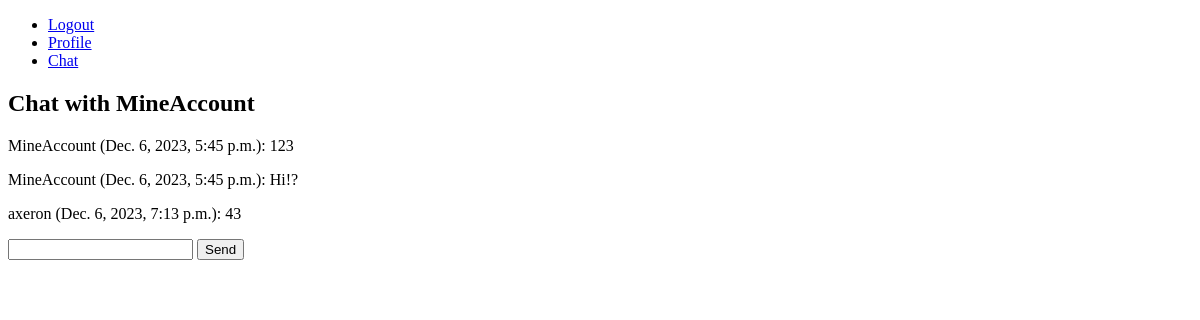
/chat/user/3/ (signed in), run on an earlier commit of the app's database.
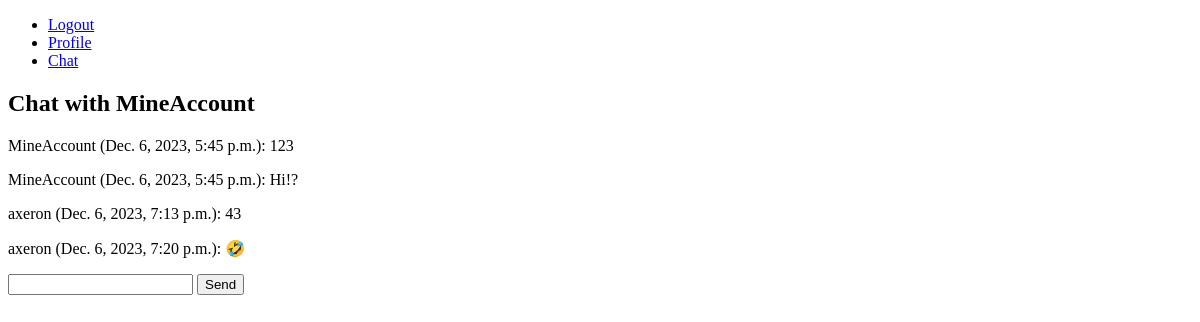
And on a later commit of the database.
### accounts/models.py (models this page shows, shortened)
class CustomUser(AbstractUser):
    email = models.EmailField(unique=True)
    avatar = models.ImageField(upload_to='avatars/', null=True, blank=True)

### chat/models.py (models this page shows, shortened)
class Message(models.Model):
    sender = models.ForeignKey(CustomUser, on_delete=models.CASCADE, related_name='sent_messages')
    receiver = models.ForeignKey(CustomUser, on_delete=models.CASCADE, related_name='received_messages')
    content = models.TextField()
    timestamp = models.DateTimeField(auto_now_add=True)

### chat/views.py (the view)
# urls.py: path('user/<int:user_id>/', chat_with_user, name='chat_with_user'),
@login_required
def chat_with_user(request, user_id):
    other_user = CustomUser.objects.get(pk=user_id)
    messages = Message.objects.filter(
        (models.Q(sender=request.user) & models.Q(receiver=other_user)) |
        (models.Q(sender=other_user) & models.Q(receiver=request.user))
    ).order_by('timestamp')
    context = {'other_user': other_user, 'messages': messages}
    return render(request, 'chat/chat_with_user.html', context)

### chat/templates/chat/chat_with_user.html (shortened to what this page needs)
{% extends 'base.html' %}
{% block content %}
  <h2>Chat with {{ other_user.username }}</h2>
  <div id="chat-messages">
    {% for message in messages %}
      <p>{{ message.sender.username }} ({{ message.timestamp }}): {{ message.content }}</p>
    {% endfor %}
  </div>
<form method="post" action="{% url 'send_message' other_user.id %}" id="message-form">
    <input type="text" name="content" required>
    <button type="submit">Send</button>
</form>
{% endblock %}

### mychat/templates/base.html (shortened to what this page needs)
<!DOCTYPE html>
<html lang="en">
<head>
</head>
<body>
    <div>
        <nav>
            <ul>
                {% if user.is_authenticated %}
                    <li><a href="{% url 'logout' %}">Logout</a></li>
                    <li><a href="{% url 'user_profile' %}">Profile</a></li>
                {% else %}
                    <li><a href="{% url 'register' %}">Register</a></li>
                    <li><a href="{% url 'login' %}">Login</a></li>
                {% endif %}
                <li><a href="{% url 'chat_home' %}">Chat</a></li>
            </ul>
        </nav>
        {% block content %}
        {% endblock %}
    </div>
</body>
</html>

What changed in the data, as far as the page shows it:
added Message: sender.username "axeron", timestamp "Dec. 6, 2023, 7:20 p.m.", content "🤣"
